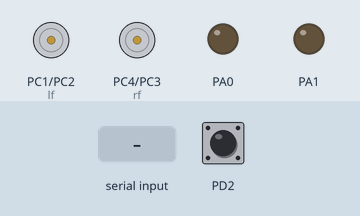
A program run on a simulated ATmega32, built with avr-gcc and emulated at 8 MHz. On the bench: motor-driver pin pairs drawn as motors (green arrow = first pin HIGH = forward, orange = second pin HIGH = backward, longer = more drive), output pins drawn as LEDs (lit = HIGH). The test bench sets the inputs (shaded band); at power-on: PD2 HIGH.

Above: at 1.2 s.
1.3 s: "1" received over Serial
At 1.9 s:
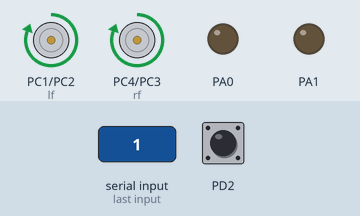
3.1 s: "2" received over Serial
At 4.5 s:
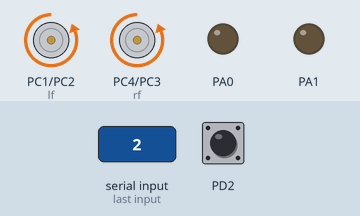
4.9 s: PD2 pulsed LOW 2 times (0.12 s each, 0.3 s apart)
At 6.6 s:
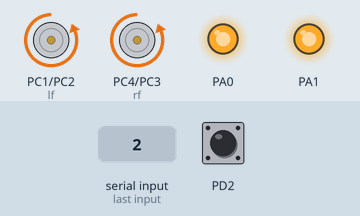
7.0 s: "1" received over Serial
At 8.5 s:
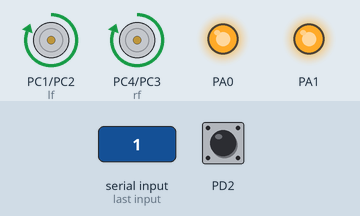
8.8 s: PD2 driven LOW
At 9.8 s:
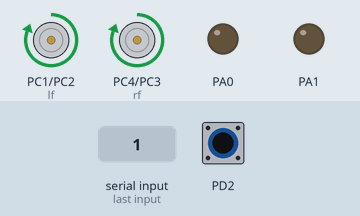
10.3 s: PD2 driven HIGH
At 10.9 s:
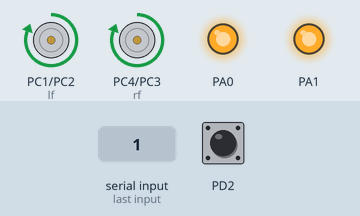
Timing chart, 0 to 12.8 s (numbered marks = the images above; inputs shaded):
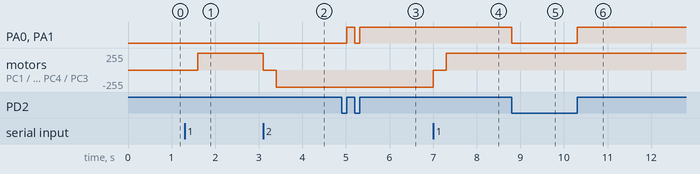

Measured:
- after the input at 1.3 s, motor on PC1 (lf) / PC2 (lb), motor on PC4 (rf) / PC3 (rb): stopped → forward 255/255 after 0.30 s
- after the input at 3.1 s, motor on PC1 (lf) / PC2 (lb), motor on PC4 (rf) / PC3 (rb): forward 255/255 → stopped at once, → backward 255/255 0.30 s later
- after the input at 4.9 s, PA0, PA1: LOW → HIGH after 0.12 s, → LOW 0.18 s later, → HIGH 0.12 s later
- after the input at 7.0 s, motor on PC1 (lf) / PC2 (lb), motor on PC4 (rf) / PC3 (rb): backward 255/255 → stopped at once, → forward 255/255 0.30 s later
- after the input at 8.8 s, PA0, PA1: HIGH → LOW at once
- after the input at 10.3 s, PA0, PA1: LOW → HIGH at once

The program:

main.c
```c
/*
 * main.c
 *
 *  Created on: Jan 29, 2020
 *      Author: toshipa
 */
#include "priv.h"
#include "uart_inter.h"
#include "util/delay.h"
#include "motor.h"
#include "ext_inter.h"
u8 x=0;

void uart_rxi(void)
{
	x= uart_receive();

		 motor_dir (x);

}
void ext_interr(void)
{
	static u8 flag =1;

			 if (flag==1) //falling
			 {

				 		CLR_BIT(porta,1);
				 		CLR_BIT(porta,0);
				 flag=0;
				 exti_enable(int0 , event3);
			 }
			 else //rising
			 {
				 SET_BIT(porta,0);
				 SET_BIT(porta,1);

				 		exti_enable(int0 , event2);

				 flag=1;
			 }


}
int main (void)
{

	gie_enable();
	////
	set_callback_exti(ext_interr);
	SET_BIT(ddra,0);
	SET_BIT(ddra,1);
	exti_enable(int0 , event2);
///
	uart_int();
	set_callback(uart_rxi);
	motor_driver_int();
	rxi_enable();
	ubrrh=0;


	while(1)
	{


	}
	return 0;
}
```

ext_inter.h
```c
/*
 * ext_inter.h
 *
 *  Created on: Feb 1, 2020
 *      Author: toshipa
 */

#ifndef EXT_INTER_H_
#define EXT_INTER_H_

#define u8 unsigned char
#define u16 unsigned short

#define gie_enable() sreg |=  (1 << (7))
void set_callback_exti(void(*ptr0)(void));
void exti_enable (u8 intnum,u8 event);
/*
 *1- gie-->1 sreg
 *2- bit 6,7,5 -->1 gicr
 *3- type of event mcucr (0,1)int0 (2,3)int1
 *4- write the function
 * void __vector_num(void); __attribut__((signal))
 *\\num from vector table skip the reset
 *
 * void __vector_1 (void) {
 *            ...
 *           }
 * protd 2 -->int0
 * protd 3 -->int1
 * */

// int2 rising edge-->1 in mcucsr pin6
#define int0 0
#define int1 1
#define int2 2
#define event0 0
#define event1 1
#define event2 2 //falling edge
#define event3 3 //rising

#endif /* EXT_INTER_H_ */
```

ext_interr.c
```c
/*
 * ext_interr.c
 *
 *  Created on: Feb 1, 2020
 *      Author: toshipa
 */


#include "priv.h"
#include "uart_inter.h"
#include "util/delay.h"
#include "motor.h"
#include "ext_inter.h"
void (*ptrfun0)(void);

void set_callback_exti(void(*ptr0)(void))
{
	if(ptr0 !=NULL)
		ptrfun0=ptr0;
}
void exti_enable (u8 intnum,u8 event)
{

	switch (intnum)
	{
	case 0:
		SET_BIT(gicr,6);
		mcucr &=0b11111100 ;
		mcucr |= event ;
		break;
	case 1:
			SET_BIT(gicr,7);
			mcucr &=0b11110011 ;
			mcucr |= event<<2 ;
			break;
	case 2:
				SET_BIT(gicr,5);
				mcucsr &=0b10111111;
				mcucsr |=event<<6;
				break;
	default :
	            break;
	}

}


void __vector_1 (void) __attribute__ ((signal)) ; //external interrupt
 void __vector_1 (void)
{
	 ptrfun0();


}
```

motor.c
```c
/*
 * motor.c
 *
 *  Created on: Jan 29, 2020
 *      Author: toshipa
 */
#include "priv.h"
#include "uart_inter.h"
#include "util/delay.h"
#include "motor.h"
#include "ext_inter.h"

void motor_driver_int(void)
{
	SET_BIT(mddr,lb);
	 SET_BIT(mddr,lf);
	 SET_BIT(mddr,rb);
	 SET_BIT(mddr,rf);
}
void m_stop(void)
{
 CLR_BIT(mport,lb);
 CLR_BIT(mport,lf);
 CLR_BIT(mport,rb);
 CLR_BIT(mport,rf);

}
void motor_dir (u8 y)
{
	if(y==forward)
	{
		m_stop();
		_delay_ms(p);
		SET_BIT(mport,rf);
		SET_BIT(mport,lf);
		_delay_ms(p);
	}
	else if(y==back)
		{
			m_stop();
			_delay_ms(p);
			SET_BIT(mport,rb);
			SET_BIT(mport,lb);
			_delay_ms(p);
		}
	else if(y==right)
			{
			m_stop();
			_delay_ms(p);
				SET_BIT(mport,rf);
				SET_BIT(mport,lb);
				_delay_ms(p);
			}
	else if(y==left)
				{
					m_stop();
					_delay_ms(p);
					SET_BIT(mport,rb);
					SET_BIT(mport,lf);
					_delay_ms(p);
				}
	else if(y==stop)
					{
						m_stop();
						_delay_ms(p);
					}
	else
	{
		//m_stop();
	}


}
```

motor.h
```c
/*
 * motor.h
 *
 *  Created on: Jan 29, 2020
 *      Author: toshipa
 */

#ifndef MOTOR_H_
#define MOTOR_H_

#define p 300
#define mddr ddrc
#define mport portc
#define rb 3
#define rf 4
#define lb 2
#define lf 1
#define forward '1'
#define back '2'
#define right '3'
#define left '4'
#define stop '5'

void motor_driver_int(void);

void m_stop(void);

void motor_dir (unsigned char y);

#endif /* MOTOR_H_ */
```

priv.h
```c
/*
 * priv.h
 *
 *  Created on: Jan 29, 2020
 *      Author: toshipa
 */

#ifndef PRIV_H_
#define PRIV_H_
#define NULL ((void*)0)
#define u8 unsigned char
#define u16 unsigned short
#define ddra *(( unsigned char*)0x3A)
#define porta *(( unsigned char*)0x3B)
#define pina *(( unsigned char*)0x39)
#define ddrb *(( unsigned char*)0x37)
#define portb *(( unsigned char*)0x38)
#define pinb *(( unsigned char*)0x36)
#define ddrc *(( unsigned char*)0x34)
#define portc *(( unsigned char*)0x35)
#define pinc *(( unsigned char*)0x33)
#define ddrd *(( unsigned char*)0x31)
#define portd *(( unsigned char*)0x32)
#define pind *(( unsigned char*)0x30)
#define admux *(( unsigned char*)0x27)
#define adcsra *(( unsigned char*)0x26)
#define adcl *(( unsigned char*)0x24)
#define adch *(( unsigned char*)0x25)
//interrupts
#define sreg *(( unsigned char*)0x5F)//(pin7)(GIE Global Interrupt Enable) bit must be set for the interrupts to be enabled

#define gicr *(( unsigned char*)0x5B) /*(PIE)General external Interrupt Control Register   bit(6,7,5) for enable external (0,1,2)  */

#define mcucr *(( unsigned char*)0x55) /* to select the event for int0 and int 1
                                          The MCU Control Register contains control bits for interrupt sense control
                                          bit (0,1) for external 0      bit (2,3) for external 1  */
#define mcucsr *(( unsigned char*)0x54) /* to select event for int2*/

#define gifr *(( unsigned char*)0x5A) /*General Interrupt Flag Register    bit(6,7,5) for  (0,1,2)  */

//timer
#define tcnt0 *(( unsigned char*)0x52) // counter 8 bit reg to read from 0 to 255

#define tccr0 *(( unsigned char*)0x53) /*
                                          (bit3-wgm01 &bit6-wgm00) to select the mode (normal-pwm-ctc)
                                          (bit4-com00 &bit5-com01) to select the mode for co0(inverting -non)
                                          (bit0,1,2) to select the freq/?? (change time cycle)
                                        */
#define ocr0 *(( unsigned char*)0x5C) //  set a value to compared with the counter value (TCNT0)
#define timsk *(( unsigned char*)0x59) /*
                                        (bit-0) to enable normal overflow interrupt (PIE)
                                        (bit-1) to enable *ctc* overflow interrupt (PIE)
                                       */
#define tccr1a *(( unsigned char*)0x4f)
#define tccr1b *(( unsigned char*)0x4e)
#define wdtcr *(( unsigned char*)0x41) /*
										bit3 watchdog enable
										bit4 wdtoe to turnof watchdog(bit3,4=1 -->bit3=0)
										bit(0-2) clk pre
 	 	 	 	 	 	 	 	 	   */

#define ucsra *(( unsigned char*)0x2b)
#define ucsrb *(( unsigned char*)0x2a)
#define ucsrc *(( unsigned char*)0x40)
#define ubrrh *(( unsigned char*)0x40)
#define ubrrl *(( unsigned char*)0x29)
#define udr *(( unsigned char*)0x2c)
#define spcr *(( unsigned char*)0x2d)
#define spsr *(( unsigned char*)0x2e)
#define spdr *(( unsigned char*)0x2f)


#define SET_BIT(Var,BitNo)    Var |=  (1 << (BitNo))
#define CLR_BIT(Var,BitNo)    Var &= ~(1 << (BitNo))
#define TOG_BIT(Var,BitNo)    Var ^=  (1 << (BitNo))
#define readbit (Var,BitNo)    Var &  (1 << (BitNo)>>BitNo)
#define ch_bit (Var,BitNo)    Var &=  (1 << (BitNo))


#endif /* PRIV_H_ */
```

uart.c
```c
/*
 * uart.c
 *
 *  Created on: Jan 29, 2020
 *      Author: toshipa
 */

#include "priv.h"
#include "uart_inter.h"
#include "util/delay.h"
#include "motor.h"
#include "ext_inter.h"


void (*ptrfun)(void);

void set_callback(void(*ptr)(void))
{
	if(ptr!=NULL)
		ptrfun=ptr;
}

void uart_int(void)
{
	u16 x=my_ubrr;

	ubrrl =x;
	ubrrh=(x>>8);


	ucsrb |= ((1<<4)|(1<<3)); //enable transmitter and reciver
	ucsrc |=((1<<2)|(1<<1)); //frame 8 bit , 1 stop , no parity
}


void uart_transmit (u8 data)
{
	while (!(ucsra&(1<<udre))); //while not empty (when its empty the bit=1)
	udr =data;

}

void uart_transmit_string(u8* str)
{
	u8 i=0;
	while (str[i]!='\0')
	{
		uart_transmit(str[i]);
		i++;
	}

}

u8 uart_receive (void)
{
	//while (!(ucsra&(1<<rxc))); //wait until receiving (when it received the bit=1)
	while ((ucsra&(1<<rxc))==0);
	return udr;
//check 3al flag ezay????

}


void __vector_13 (void) __attribute__ ((signal)) ; //rx interrupt
 void __vector_13 (void)
 {

	 ptrfun();
}
```

uart_inter.h
```c
/*
 * uart_inter.h
 *
 *  Created on: Jan 29, 2020
 *      Author: toshipa
 */

#ifndef UART_INTER_H_
#define UART_INTER_H_

#define gie_enable() sreg |=  (1 << (7))
#define rxi_enable() ucsrb |=  (1 << (7))

//user
 #define fosc 8000000
#define baud 9600
//

#define udre 5
#define rxc 7
#define my_ubrr fosc/16/baud-1

#define r_t 11
#define r 10
#define t 01
 void uart_int(void);
void uart_transmit (u8 data);
void uart_transmit_string(u8* str);
u8 uart_receive(void);
void set_callback(void(*ptr)(void));


#endif /* UART_INTER_H_ */
```
